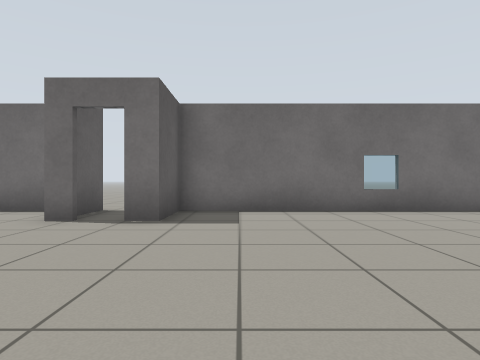
[1] (above)

16 first-person views from a walk through a Gazebo world. The camera is 0.72 m above the floor, looks level and sees 75° across. The floor is counted in squares, 1 m on a side. Each view is taken from the middle of a square. On the plan, view 1 faces up. The plan holds only what a view shows up to about 10 squares ahead; the rest is blank. Robots are left out. Surface patterns are stand-ins for the level's own textures.

[2]
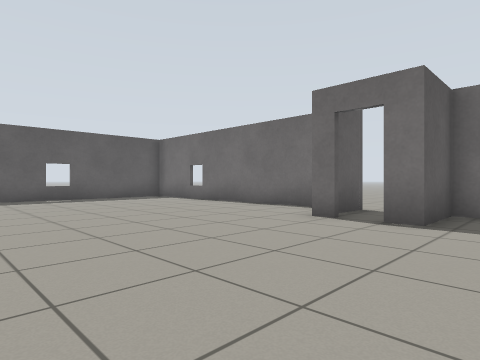

[3]
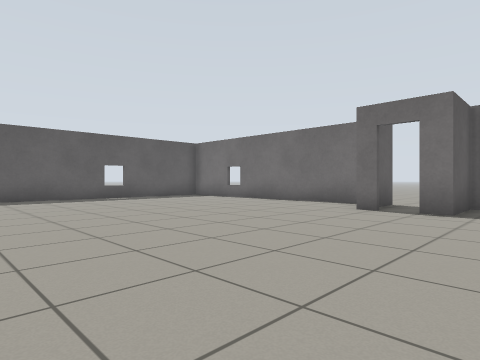

[4]
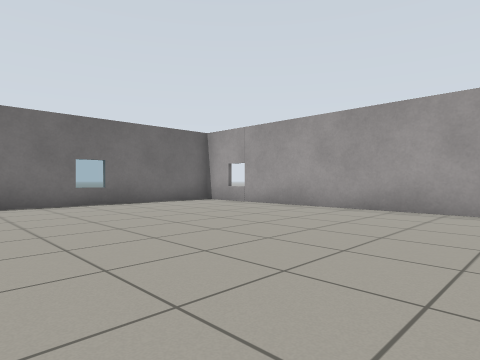

[5]
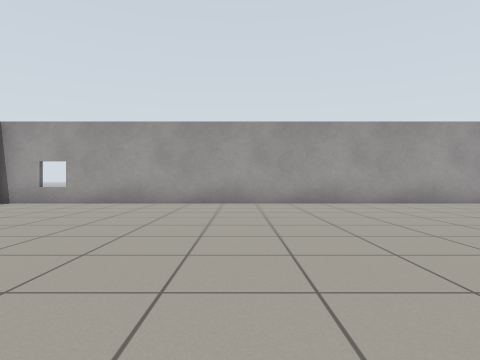

[6]
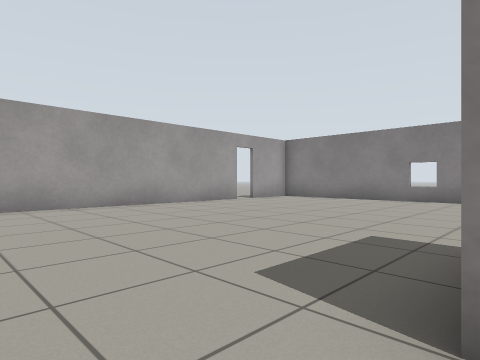

[7]
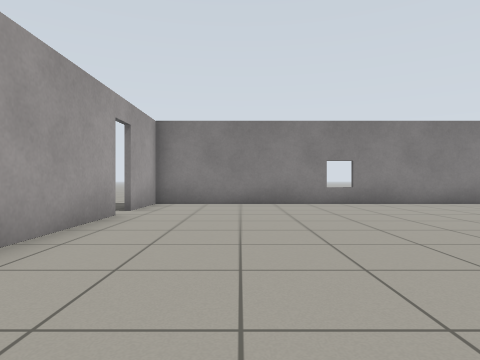

[8]
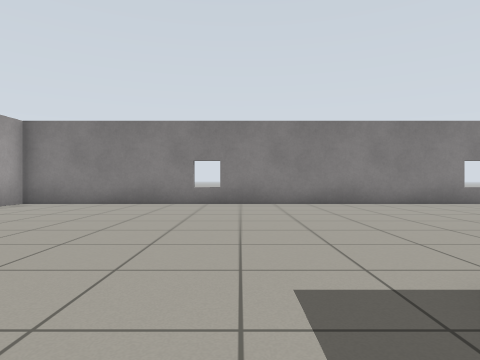

[9]
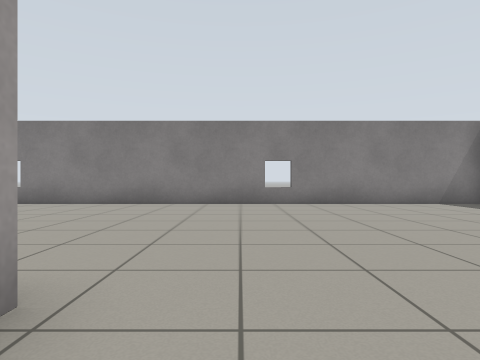

[10]
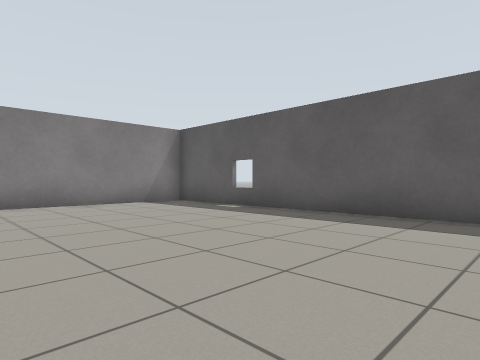

[11]
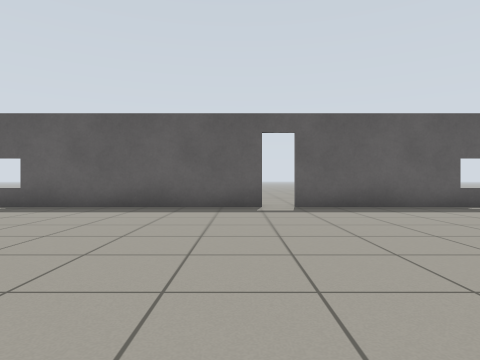

[12]
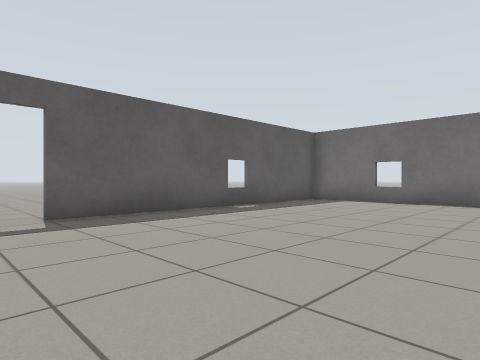

[13]
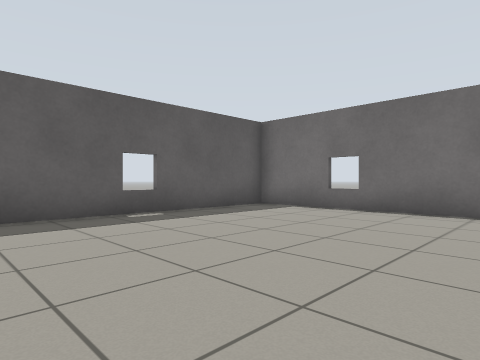

[14]
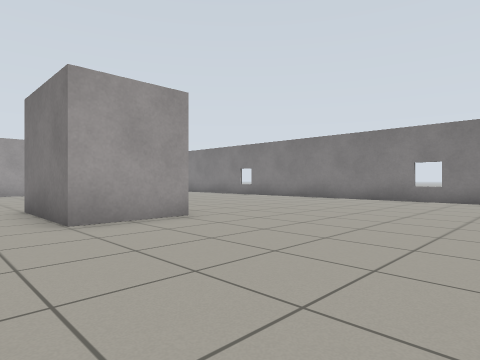

[15]
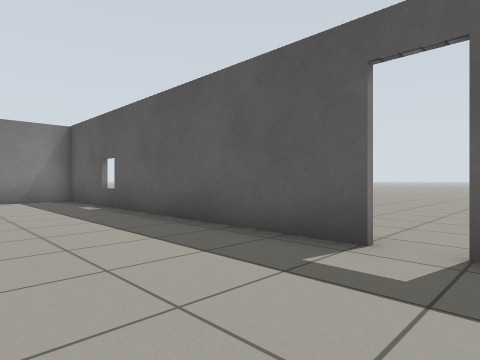

[16]
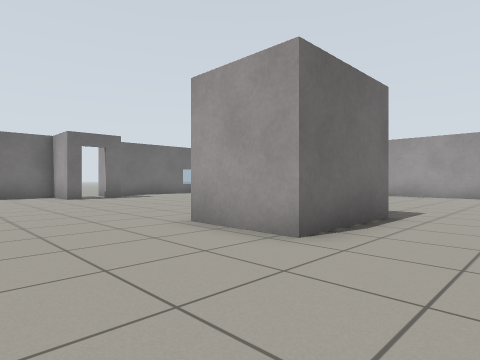

### Floor plan
Points are (right, up) in squares from view 1. A wall is a line through its corners. A room is listed if a view was taken in it or the views show most of it. See-through windows are left out.
Room 1 (views 1, 2, 3, 4, 5, 6, 7, 8, 9, 10, 11, 12, 13, 14, 15, 16)
walls: (-0.7, -4.8) (-3.7, -4.8) (-3.7, -2.5) (-0.6, -2.5); (-2.9, 5.5) (-3.5, 5.5); (-4.2, 7.3) (-12.4, 7.3) (-12.4, -1.6); (2.5, 7.3) (-1.4, 7.3) (-1.4, 5.5) (-2.1, 5.5); (-12.4, -2.4) (-12.4, -11.8); (5.6, 7.3) (3.4, 7.3); (7.5, -9.4) (7.5, 7.4); (-12.2, -12.4) (7.5, -12.4) (7.5, -10.2)
ways out: open door at (-2.5, 5.5); open door at (8, -10)

Positions as (right, up) in squares from view 1, and headings:
1: (0, 0), facing up
2: (0, 0), facing up-left
3: (0, -2), facing up-left
4: (0, -2), facing up-right
5: (-2, 0), facing right
6: (-1, -1), facing down-right
7: (5, -3), facing down
8: (1, -3), facing down
9: (-5, -3), facing down
10: (-6, -3), facing down-left
11: (-4, -3), facing left
12: (-6, -3), facing up-left
13: (-6, 0), facing up-left
14: (-9, -1), facing down-right
15: (-9, -1), facing down-left
16: (-7, -7), facing up-right
